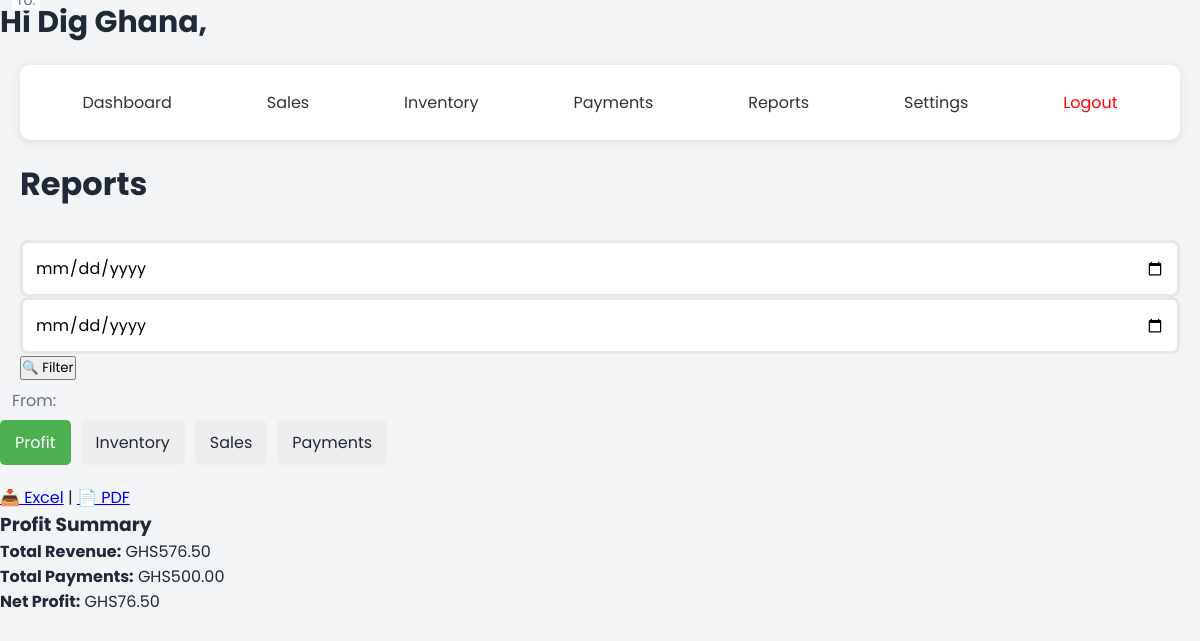
The app's page /reports (signed in) with its own data.
### models/user.py (models this page shows, shortened)
class User(UserMixin, db.Model):
    __tablename__ = 'users'
    id = db.Column(db.Integer, primary_key=True)
    business_name = db.Column(db.String(100))
    name = db.Column(db.String(100), nullable=False)
    email = db.Column(db.String(120), unique=True, nullable=False)
    password_hash = db.Column(db.String(200))
    created_at = db.Column(db.DateTime, default=datetime.utcnow)
    currency_code = db.Column(db.String(5), default='GHS')  # e.g., 'GHS', 'USD', etc.
    products = db.relationship('Product', backref='user', lazy=True, cascade='all, delete-orphan')
    sales = db.relationship('Sale', backref='user', lazy=True, cascade='all, delete-orphan')
    payments = db.relationship('Payment', backref='user', lazy=True, cascade='all, delete-orphan')

### app.py (the view, shortened to what this page needs)
@app.route('/reports')
@login_required
def reports():
    start = request.args.get('start')
    end = request.args.get('end')
    payment_query = Payment.query.filter_by(user_id=current_user.id)
    sale_query = Sale.query.filter_by(user_id=current_user.id)
    inventory_query = Product.query.filter_by(user_id=current_user.id)
    payments = payment_query.all()
    sales = sale_query.all()
    inventory = inventory_query.all()
    total_revenue = sum(s.price * s.quantity for s in sales)
    total_payments = sum(p.amount for p in payments)
    profit = total_revenue - total_payments
    return render_template(
        'reports.html',
        payments=payments,
        sales=sales,
        inventory=inventory,
        total_revenue=total_revenue,
        total_payments=total_payments,
        profit=profit,
        start=start,
        end=end
    )

### app.py (called while the page is built)
@app.template_filter('currency')
def format_currency_filter(value, currency=None):
    if not value:
        return ''
    if not currency:
        currency = getattr(current_user, 'currency_code', 'GHS')  # ✅ Correct field
    try:
        return format_currency(value, currency, locale='en')
    except:
        return f"{currency} {value:,.2f}"

@app.before_request
def load_user():
    if 'user_id' in session:
        g.user = db.session.get(User, session['user_id'])

@login_manager.user_loader
def load_user(user_id):
    return User.query.get(int(user_id))  # assuming you're using SQLAlchemy and User has an id

@app.context_processor
def inject_user():
    return dict(current_user=current_user)

### templates/reports.html (shortened to what this page needs)
<!DOCTYPE html>
<html lang="en">
<head>
    <link rel="stylesheet" href="{{ url_for('static', filename='css/styles.css') }}">
</head>
<body>
    <span style="font-weight: bold; font-size: 30px; text-align: center;">
                    {% if current_user.is_authenticated and current_user.business_name %}
                                   Hi {{ current_user.business_name }},
                    {% else %}
                        AKONTABU
                    {% endif %}
  </span>
    <div class="dashboard-container">
        <div class="nav-bar">
            <div class="nav-links">
                <a href="{{ url_for('dashboard') }}" class="nav-link">Dashboard</a>
                <a href="{{ url_for('sales') }}" class="nav-link">Sales</a>
                <a href="{{ url_for('inventory') }}" class="nav-link">Inventory</a>
                <a href="{{ url_for('payments') }}" class="nav-link">Payments</a>
                <a href="{{ url_for('reports') }}" class="nav-link">Reports</a>
                <a href="{{ url_for('settings') }}" class="nav-link">Settings</a>
                <a href="{{ url_for('logout') }}" class="nav-link" style="color:red;">Logout</a>
            </div>
        </div>
        <h1>Reports</h1>
        <form method="GET" action="{{ url_for('reports') }}" style="margin-bottom: 20px;">
            <label for="start">From:</label>
            <input type="date" name="start" id="start" value="{{ start or '' }}" required>
            <label for="end">To:</label>
            <input type="date" name="end" id="end" value="{{ end or '' }}" required>
            <button type="submit">🔍 Filter</button>
        </form>
    </div>
    <div class="tabs">
        <div class="tab active" data-tab="profit">Profit</div>
        <div class="tab" data-tab="inventory">Inventory</div>
        <div class="tab" data-tab="sales">Sales</div>
        <div class="tab" data-tab="payments">Payments</div>
    </div>
    <div class="export-buttons">
        <a id="excel-btn" href="/export/profit/excel">📥 Excel</a> |
        <a id="pdf-btn" href="/export/profit/pdf">📄 PDF</a>
    </div>
    <div id="profit" class="tab-content active">
        <h3>Profit Summary</h3>
        <p><strong>Total Revenue:</strong> {{ total_revenue|round(2) | currency}}</p>
        <p><strong>Total Payments:</strong> {{ total_payments|round(2) | currency }}</p>
        <p><strong>Net Profit:</strong> {{ profit|round(2) | currency }}</p>
    </div>
</body>
</html>

### static/css/styles.css (style rules this page uses)
:root { --primary-color: #2563eb; --secondary-color: #1e40af; --text-color: #1f2937; --error-color: #dc2626; --success-color: #059669; --background-color: #f3f4f6; }
* { margin: 0; padding: 0; box-sizing: border-box; font-family: 'Poppins', sans-serif; }
body { background-color: var(--background-color); color: var(--text-color); min-height: 100vh; }
h1 { font-size: 2rem; margin-bottom: 2rem; color: var(--text-color); }
input, select { width: 100%; padding: 0.75rem; border: 3px solid #e5e7eb; border-radius: 0.5rem; font-size: 1rem; transition: all 0.3s ease; box-shadow: #0B3D2E; }
label { position: absolute; left: 0.75rem; top: 50%; transform: translateY(-50%); color: #6b7280; transition: all 0.3s ease; pointer-events: none; }
input:focus ~ label, input:not(:placeholder-shown) ~ label { top: 0; font-size: 0.875rem; background-color: white; padding: 0 0.25rem; }

### templates/reports.html (style rules this page uses)
.dashboard-container { max-width: 1200px; margin: 0 auto; padding: 20px; }
.nav-bar { background: #fff; padding: 15px; border-radius: 10px; box-shadow: 0 2px 10px rgba(0,0,0,0.1); margin-bottom: 20px; }
.nav-links { display: flex; justify-content: space-around; }
.nav-link { text-decoration: none; color: #333; padding: 10px 20px; border-radius: 5px; transition: background 0.3s ease; }
.tabs { display: flex; margin-bottom: 20px; gap: 10px; }
.tab { padding: 10px 15px; background: #eee; cursor: pointer; border-radius: 5px; }
.tab.active { background: #4CAF50; color: white; }
.tab-content { display: none; }
.tab-content.active { display: block; }
.export-buttons { margin-top: 10px; }

### records on screen
User: business_name "Dig Ghana", currency_code "GHS576.50", currency_code "GHS500.00", currency_code "GHS76.50"
